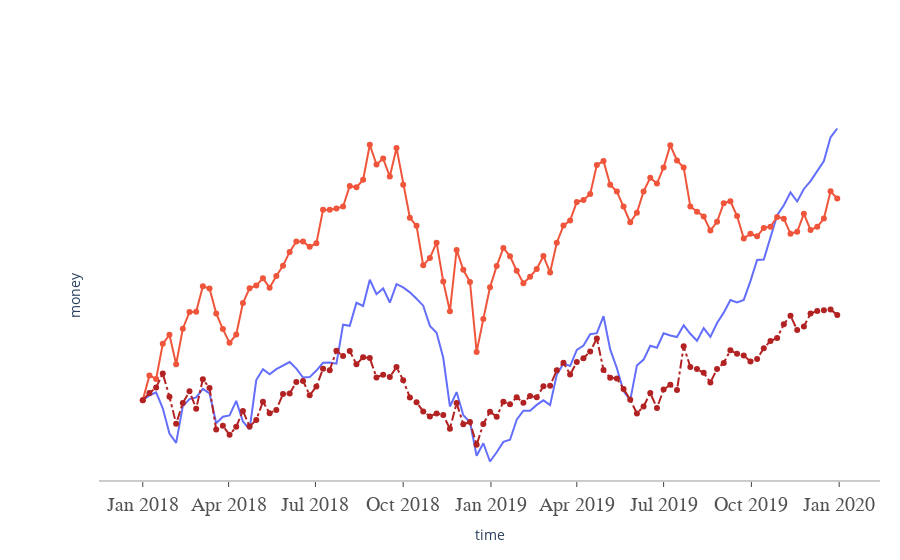

This figure's notebook cell:
### Code cell
# can also create line plot using go

fig = go.Figure()  # create a figure
fig.add_trace(
    go.Scatter(x=df_stocks.date, y=df_stocks.AAPL, mode="lines", name="Apple")
)  # the name attribute is the legend

fig.add_trace(
    go.Scatter(x=df_stocks.date, y=df_stocks.AMZN, mode="lines + markers", name="AMZN")
)

fig.add_trace(
    go.Scatter(
        x=df_stocks.date,
        y=df_stocks.GOOG,
        mode="lines + markers",
        name="GOOG",
        line=dict(color="firebrick", width=2, dash="dashdot"),
    )  # line defines styles
)

# further style the figure
# fig.update_layout(
#     title="Stock Price Data 2018 - 2020", xaxis_title="Price", yaxis_title="Date"
# )

fig.update_layout(
    xaxis=dict(
        title = "time",
        showline=True,  # The showline axis property controls the visibility of the axis line
        showgrid=False,
        showticklabels=True,
        linecolor="rgb(204,204,204)",
        linewidth=2,
        ticks="outside",
        tickfont=dict(family="Arial", size=20, color="rgb(82,82,82)"),
    ),
    yaxis=dict(

        title = 'money',
        showgrid=False,
        zeroline = False,
        showline = True,
        showticklabels = False,
    ),
    autosize=False,
    margin = dict(autoexpand=False, l = 100, r =20, t = 110), # control the margin of the plot, l: left, r:right, t: top
    showlegend=False, 
    plot_bgcolor = 'White'
)
